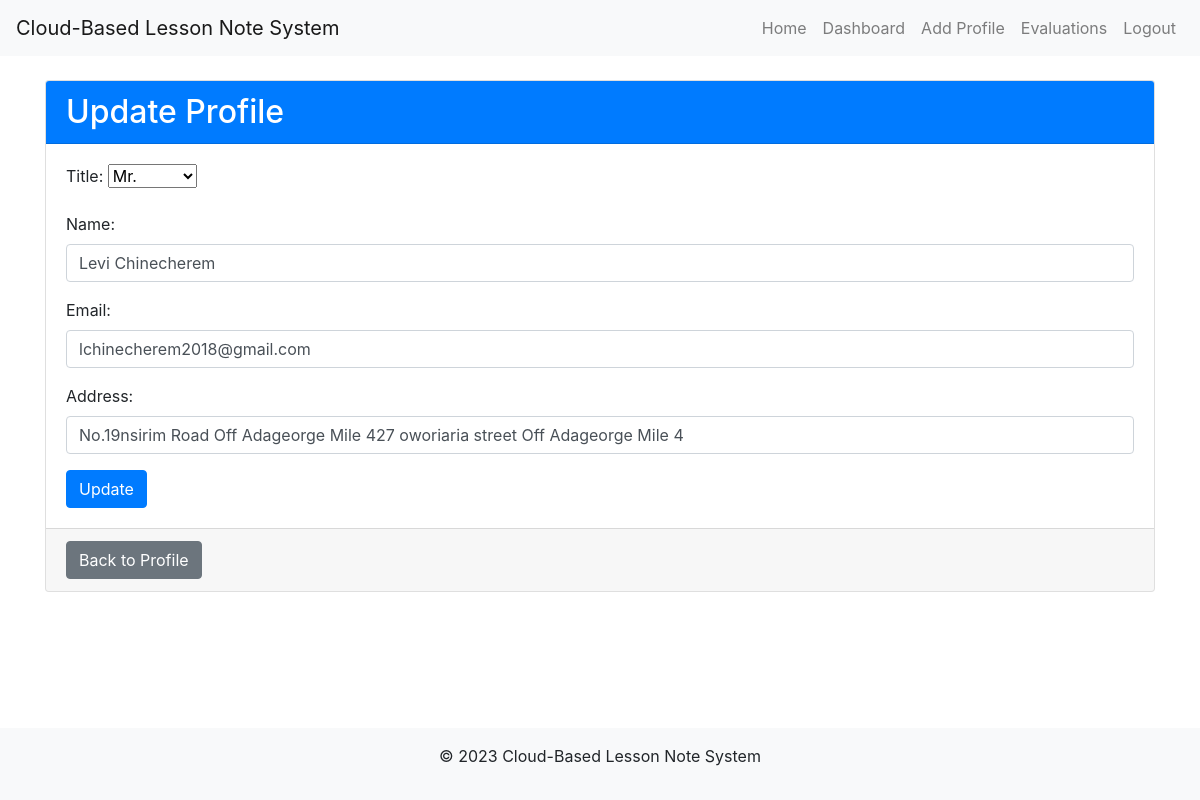
/teachers/update_profile/ (signed in), run on the app's committed database.
### teachers/models.py (models this page shows, shortened)
class Teacher(models.Model):
    user = models.OneToOneField(User, on_delete=models.CASCADE)
    title = models.ForeignKey(Title, on_delete=models.CASCADE)
    name = models.CharField(max_length=255)
    email = models.EmailField()
    address = models.TextField()

class Title(models.Model):
    name = models.CharField(max_length=100)
    def __str__(self):
        return self.name

### teachers/views.py (the view)
# urls.py: path('update_profile/', update_profile, name='update_profile'),
@login_required
def update_profile(request):
    teacher = Teacher.objects.get(user=request.user)
    if request.method == 'POST':
        form = TeacherForm(request.POST, instance=teacher)
        if form.is_valid():
            form.save()
            return redirect('teachers:view_profile')
    else:
        form = TeacherForm(instance=teacher)
    return render(request, 'teachers/update_profile.html', {'form': form})

### teachers/forms.py
class TeacherForm(forms.ModelForm):
    class Meta:
        model = Teacher
        fields = ['title', 'name', 'email', 'address']
        widgets = {
            'name': forms.TextInput(attrs={'class': 'form-control'}),
            'email': forms.EmailInput(attrs={'class': 'form-control'}),
            'address': forms.TextInput(attrs={'class': 'form-control'}),
        }

### templates/teachers/update_profile.html (shortened to what this page needs)
{% extends 'base.html' %}
{% block content %}
  <div class="container mt-4">
    <div class="card">
      <div class="card-header bg-primary text-white">
        <h2 class="mb-0">Update Profile</h2>
      </div>
      <div class="card-body">
        <form method="post" action="">
          {{ form.as_p }}
          <button type="submit" class="btn btn-primary">Update</button>
        </form>
      </div>
      <div class="card-footer text-muted">
        <a href="{% url 'teachers:view_profile' %}" class="btn btn-secondary">Back to Profile</a>
      </div>
    </div>
  </div>
{% endblock %}

### data on the page
Teacher: title "Mr.", email "lchinecherem2018@gmail.com", address "No.19nsirim Road Off Adageorge Mile 427 oworiaria street Off Adageorge Mile 4"
Title: name "Levi Chinecherem"
